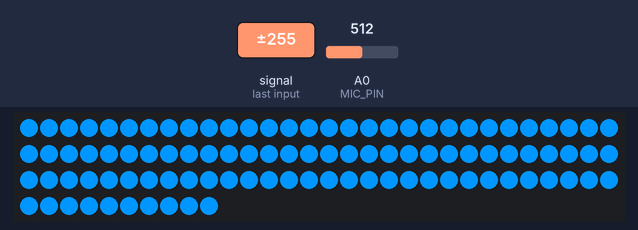
The sketch below on a simulated Arduino Uno, built with avr-gcc and run on an emulated ATmega328P. Parts: 100 RGB LEDs in strip order, left to right, continuing on the next row. Inputs (shaded band) come from the test bench; at power-on: A0 (MIC_PIN) = 512. What the sketch prints to the serial monitor is not drawn.

1.7 s: A0 (MIC_PIN) fed a 1000 Hz sine of ±255 counts around its level
Above: at 1.72 s.
Timing chart, 0 to 4.7 s (numbered marks = the images above; inputs shaded):
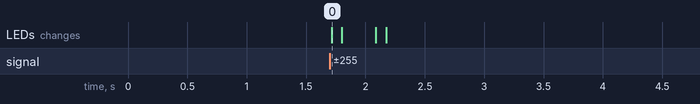

The sketch:

LED_WORKING_BLINK.ino
```cpp
#include <Arduino.h>
#include <Adafruit_NeoPixel.h>

#define MIC_PIN A0
#define LED_PIN 6
#define LED_COUNT 100

#define N_SAMPLES 64
#define SAMPLE_US 250

#define LOCAL_AVG_LEN 20
#define BEAT_RATIO 1.4f
#define MIN_BEAT_MS 300

#define BPM_HIST 6

#define SILENCE_RMS_THRESH 10.0f   // FIX 1: raw RMS threshold, tune to your mic floor
#define BEAT_TIMEOUT_MS    3000    // FIX 3: stop blinking if no beat for this long

Adafruit_NeoPixel strip(LED_COUNT, LED_PIN, NEO_GRB + NEO_KHZ800);

float localBuf[LOCAL_AVG_LEN];
uint8_t localIdx = 0;
float localSum = 0;
bool localFull = false;

unsigned long beatTimes[BPM_HIST];
uint8_t beatIdx = 0;
bool bpmReady = false;

unsigned long lastBeatMs = 0;
float currentBPM = 0;

float rmsMax = 10.0f;
float prevRms = 0;

float silenceCounter = 0;

float sampleRMS() {
  long sum = 0;
  int readings[N_SAMPLES];

  for (uint8_t i = 0; i < N_SAMPLES; i++) {
    readings[i] = analogRead(MIC_PIN);
    delayMicroseconds(SAMPLE_US);
  }

  long mean = 0;
  for (uint8_t i = 0; i < N_SAMPLES; i++) mean += readings[i];
  mean /= N_SAMPLES;

  for (uint8_t i = 0; i < N_SAMPLES; i++) {
    long d = readings[i] - mean;
    sum += d * d;
  }

  return sqrt((float)sum / N_SAMPLES);
}

float updateLocalAvg(float rms) {
  localSum -= localBuf[localIdx];
  localBuf[localIdx] = rms;
  localSum += rms;

  localIdx++;
  if (localIdx >= LOCAL_AVG_LEN) {
    localIdx = 0;
    localFull = true;
  }

  uint8_t cnt = localFull ? LOCAL_AVG_LEN : localIdx;
  if (cnt == 0) cnt = 1;

  return localSum / cnt;
}

void recordBeat(unsigned long now) {
  if (lastBeatMs > 0) {
    unsigned long interval = now - lastBeatMs;
    beatTimes[beatIdx] = interval;

    beatIdx = (beatIdx + 1) % BPM_HIST;
    if (beatIdx == 0) bpmReady = true;

    uint8_t cnt = bpmReady ? BPM_HIST : beatIdx;

    if (cnt > 0) {
      unsigned long tot = 0;
      for (uint8_t i = 0; i < cnt; i++) tot += beatTimes[i];
      currentBPM = 60000.0f / (float)(tot / cnt);
    }
  }
  lastBeatMs = now;
}

void setup() {
  Serial.begin(115200);
  strip.begin();
  strip.show();

  for (uint8_t i = 0; i < LOCAL_AVG_LEN; i++) {
    float r = sampleRMS();
    updateLocalAvg(r);
    if (r > rmsMax) rmsMax = r;
  }
}

void loop() {
  float rms = sampleRMS();

  rmsMax = rmsMax * 0.995f + rms * 0.005f;
  if (rms > rmsMax) rmsMax = rms;

  float normRms = rms / max(rmsMax, 1.0f);
  float localAvg = updateLocalAvg(rms);

  // FIX 1: use raw RMS for silence detection instead of normRms.
  // normRms stays falsely high after music stops because rmsMax decays slowly,
  // which was preventing silenceCounter from ever reaching 30.
  if (rms < SILENCE_RMS_THRESH)
    silenceCounter += 1;
  else
    silenceCounter = 0;

  bool isSilent = (silenceCounter > 30);

  unsigned long now = millis();

  // FIX 3: beat timeout — if no beat arrives for BEAT_TIMEOUT_MS, kill BPM state.
  // Guards against the blink pattern persisting when silence detection is slow.
  if (lastBeatMs > 0 && (now - lastBeatMs) > BEAT_TIMEOUT_MS) {
    bpmReady   = false;
    currentBPM = 0;
    lastBeatMs = 0;
  }

  bool beat = false;

  if (rms > (localAvg * BEAT_RATIO) &&
      normRms > 0.15f &&
      rms > prevRms &&
      (now - lastBeatMs) > MIN_BEAT_MS) {

    beat = true;
    recordBeat(now);
  }

  prevRms = rms;

  static unsigned long ledOnTime = 0;
  static bool ledState = false;

  if (beat) {
    ledState = true;
    ledOnTime = now;
  }

  if (ledState && (now - ledOnTime > 80)) {
    ledState = false;
  }

  if (isSilent) {
    ledState   = false;
    bpmReady   = false;
    currentBPM = 0;
    lastBeatMs = 0;   // FIX 2: clear stale timestamp so the next beat after silence
  }                   // doesn't compute a huge bogus interval and corrupt BPM

  if (!ledState &&
      bpmReady &&
      !isSilent &&
      currentBPM > 40 && currentBPM < 240) {

    unsigned long halfPeriod = (unsigned long)(30000.0f / currentBPM);
    unsigned long elapsed = now - lastBeatMs;
    ledState = (elapsed % (halfPeriod * 2)) < halfPeriod;
  }

  if (ledState) {
    for (int i = 0; i < LED_COUNT; i++) {
      strip.setPixelColor(i, strip.Color(0, 150, 255));
    }
  } else {
    for (int i = 0; i < LED_COUNT; i++) {
      strip.setPixelColor(i, 0);
    }
  }

  strip.show();

  static unsigned long lastLog = 0;
  if (now - lastLog > 500) {
    lastLog = now;
    Serial.print("RMS="); Serial.print(rms, 1);
    Serial.print(" norm="); Serial.print(normRms, 2);
    Serial.print(" avg="); Serial.print(localAvg, 1);
    Serial.print(" BPM="); Serial.print(currentBPM, 0);
    Serial.print(" beat="); Serial.println(beat ? "YES" : "-");
  }
}
```

Measured:
- after the input at 1.7 s, the LEDs: change at once (image 0)
